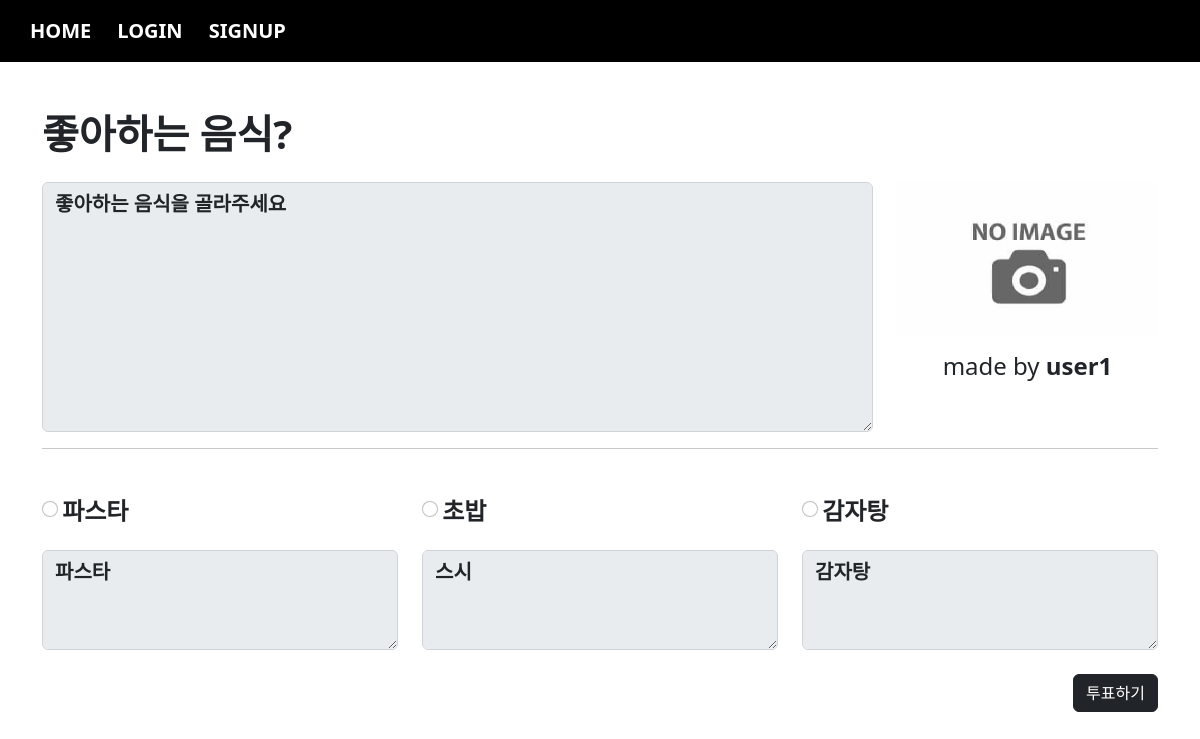
Page /vote/detail/1 on the committed database.
### vote/models.py (models this page shows, shortened)
class Topic(models.Model):
    subject = models.CharField(max_length=100)
    maker = models.ForeignKey(User, on_delete=models.CASCADE, related_name="maker")
    content = models.TextField()
    voter = models.ManyToManyField(User, blank=True, related_name="voter")

class Choice(models.Model):
    top = models.ForeignKey(Topic, on_delete=models.CASCADE)
    name = models.CharField(max_length=100)
    comment = models.TextField()
    choicer = models.ManyToManyField(User, blank=True)

### acc/models.py (models this page shows)
class User(AbstractUser):
    pic = models.ImageField(upload_to="usr/%y/%m")
    comment = models.TextField()
    age = models.IntegerField(default=0)
    def getpic(self):
        if self.pic:
            return self.pic.url
        return "/media/noimage.png"

### vote/views.py (the view)
# urls.py: path('detail/<tpk>', views.detail, name="detail"),
def detail(request, tpk):
    t = Topic.objects.get(id=tpk)
    c = t.choice_set.all()
    context = {
        "t" : t,
        "cset" : c
    }
    return render(request, "vote/detail.html", context)

### templates/vote/detail.html (shortened to what this page needs)
{% extends 'base.html' %}
{% block con %}
    {% load mathfilters %}
    <h1><b>{{t.subject}}</b></h1>
    <div class="row mt-4">
        <div class="col-sm-9">
            <textarea class="form-control" style="height:250px" disabled>{{t.content}}</textarea>
        </div>
        <div class="col-sm-3">
            <img src="{{ t.maker.getpic }}" width="100%">
            <div class="mt-3 text-center">
                <h4>made by <b>{{t.maker}}</b></h4>
            </div>
        </div>
    </div>
    <hr>
    {% if user in t.voter.all %}
        <div class="row mt-5">
            {% for i in cset %}
                <div class="col-sm-4">
                    <label class="form-check-label">
                        <h4><b>{{i.name}}</b></h4>
                    </label>
                    <div class="progress mt-3 mb-3" role="progressbar" aria-label="Animated striped example" aria-valuenow="75" aria-valuemin="0" aria-valuemax="100">
                        <div class="progress-bar progress-bar-striped progress-bar-animated" style="width: {{ i.choicer.count|div:t.voter.count|mul:100|floatformat:2 }}%">{{ i.choicer.count|div:t.voter.count|mul:100|floatformat:2 }} %</div>
                    </div>
                    <textarea class="form-control mt-3" style="height: 100px;" disabled>{{i.comment}}</textarea>
                </div>
            {% endfor %}
        </div>
        <div class="text-end mt-4">
            <a href="{% url 'vote:cancel' t.id %}" class="btn btn-danger">무르기</a>
        </div>
    {% else %}
        <form method="post" action="{% url 'vote:vote' t.id %}">
            <div class="row mt-5">
                {% for i in cset %}
                    <div class="col-sm-4">
                        <input type="radio" name="cho" value="{{i.id}}" class="form-check-input">
                        <label class="form-check-label">
                            <h4><b>{{i.name}}</b></h4>
                        </label>
                        <textarea class="form-control mt-3" style="height: 100px;" disabled>{{i.comment}}</textarea>
                    </div>
                {% endfor %}
            </div>
            <div class="text-end mt-4">
                <button class="btn btn-dark">투표하기</button>
            </div>
        </form>
    {% endif %}
{% endblock %}

### templates/base.html (shortened to what this page needs)
<!doctype html>
<html lang="en">
    <head>
        <link href="https://cdn.jsdelivr.net/npm/bootstrap@5.2.2/dist/css/bootstrap.min.css" rel="stylesheet">
    </head>
    <body>
        {% if user.is_authenticated %}
            <nav class="navbar navbar-expand-lg navbar-dark" style="background-color: rgb(0, 0, 0);">
                <div class="container-fluid">
                    <button class="navbar-toggler" type="button" data-bs-toggle="collapse" data-bs-target="#navbarSupportedContent" aria-controls="navbarSupportedContent" aria-expanded="false" aria-label="Toggle navigation">
                        <span class="navbar-toggler-icon"></span>
                    </button>
                    <div class="collapse navbar-collapse" id="navbarSupportedContent">
                        <ul class="navbar-nav me-auto mb-2 mb-lg-0">
                            <li class="nav-item">
                                <a class="nav-link active" aria-current="page" href="#">HOME</a>
                            </li>
                            <li class="nav-item">
                                <a class="nav-link active" aria-current="page" href="{% url 'board:index' %}">BOARD</a>
                            </li>
                            <li class="nav-item">
                                <a class="nav-link active" aria-current="page" href="{% url 'trans:index' %}">TRANSLATOR</a>
                            </li>
                            <li class="nav-item">
                                <a class="nav-link active" aria-current="page" href="{% url 'vote:index' %}">VOTE</a>
                            </li>
                            <li class="nav-item">
                                <a class="nav-link active" aria-current="page" href="{% url 'tts:index' %}">TTS</a>
                            </li>
                            <li class="nav-item">
                                <a class="nav-link active" aria-current="page" href="{% url 'book:index' %}">BOOK</a>
                            </li>
                            <li class="nav-item dropdown">
                                <a class="nav-link dropdown-toggle" href="#" role="button" data-bs-toggle="dropdown" aria-expanded="false">
                                    {{ user }}
                                </a>
                                <ul class="dropdown-menu">
                                    <li><a class="dropdown-item" href="{% url 'acc:profile' %}">PROFILE</a></li>
                                    <li><hr class="dropdown-divider"></li>
                                    <li><a class="dropdown-item" href="{% url 'acc:logout' %}">LOGOUT</a></li>
                                </ul>
                            </li>
                        </ul>
                    </div>
                </div>
            </nav>
        {% else %}
            <nav class="navbar navbar-expand-lg navbar-dark" style="background-color: rgb(0, 0, 0);">
                <div class="container-fluid">
                    <div class="collapse navbar-collapse" id="navbarSupportedContent">
                        <ul class="navbar-nav me-auto mb-2 mb-lg-0">
                            <li class="nav-item">
                                <a class="nav-link active" aria-current="page" href="#">HOME</a>
                            </li>
                            <li class="nav-item">
                                <a class="nav-link active" aria-current="page" href="{% url 'acc:login' %}">LOGIN</a>
                            </li>
                            <li class="nav-item">
                                <a class="nav-link active" aria-current="page" href="{% url 'acc:signup' %}">SIGNUP</a>
                            </li>
                        </ul>
                    </div>
                </div>
            </nav>
        {% endif %}
        <div class="container mt-5 mb-5">
            {% block con %}
            {% endblock %}
        </div>
    </body>
</html>

### templates/base.html (style rules this page uses)
.nav-item { font-size: 20px; font-weight: bold; margin-left: 10px; }
.form-control { font-weight: bold; font-size: 20px; }

### rows in the picture
Topic: subject "좋아하는 음식?", content "좋아하는 음식을 골라주세요", maker "user1"
Choice: name "파스타", comment "파스타"
Choice: name "초밥", comment "스시"
Choice: name "감자탕", comment "감자탕"
